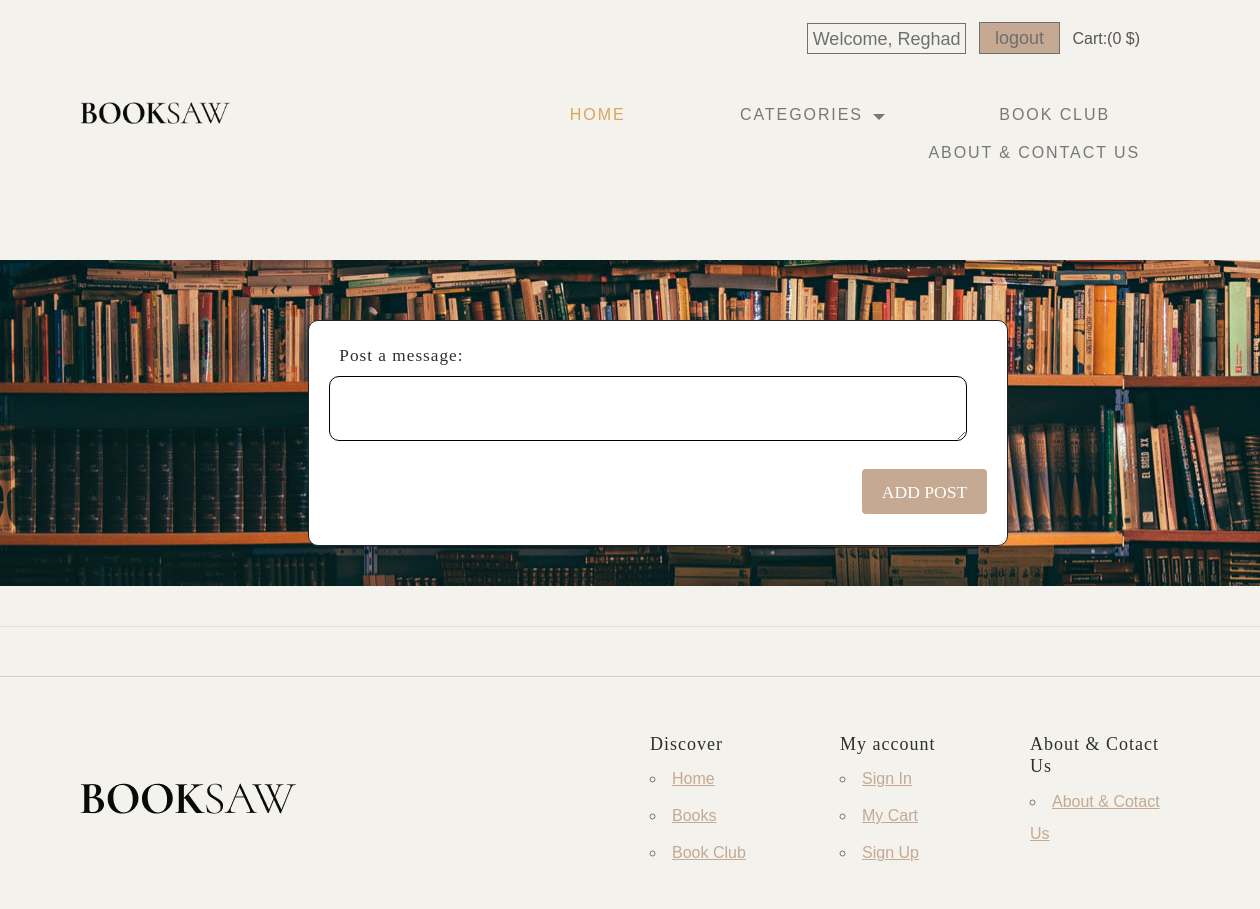
Before: /wall (signed in) with the older database file.
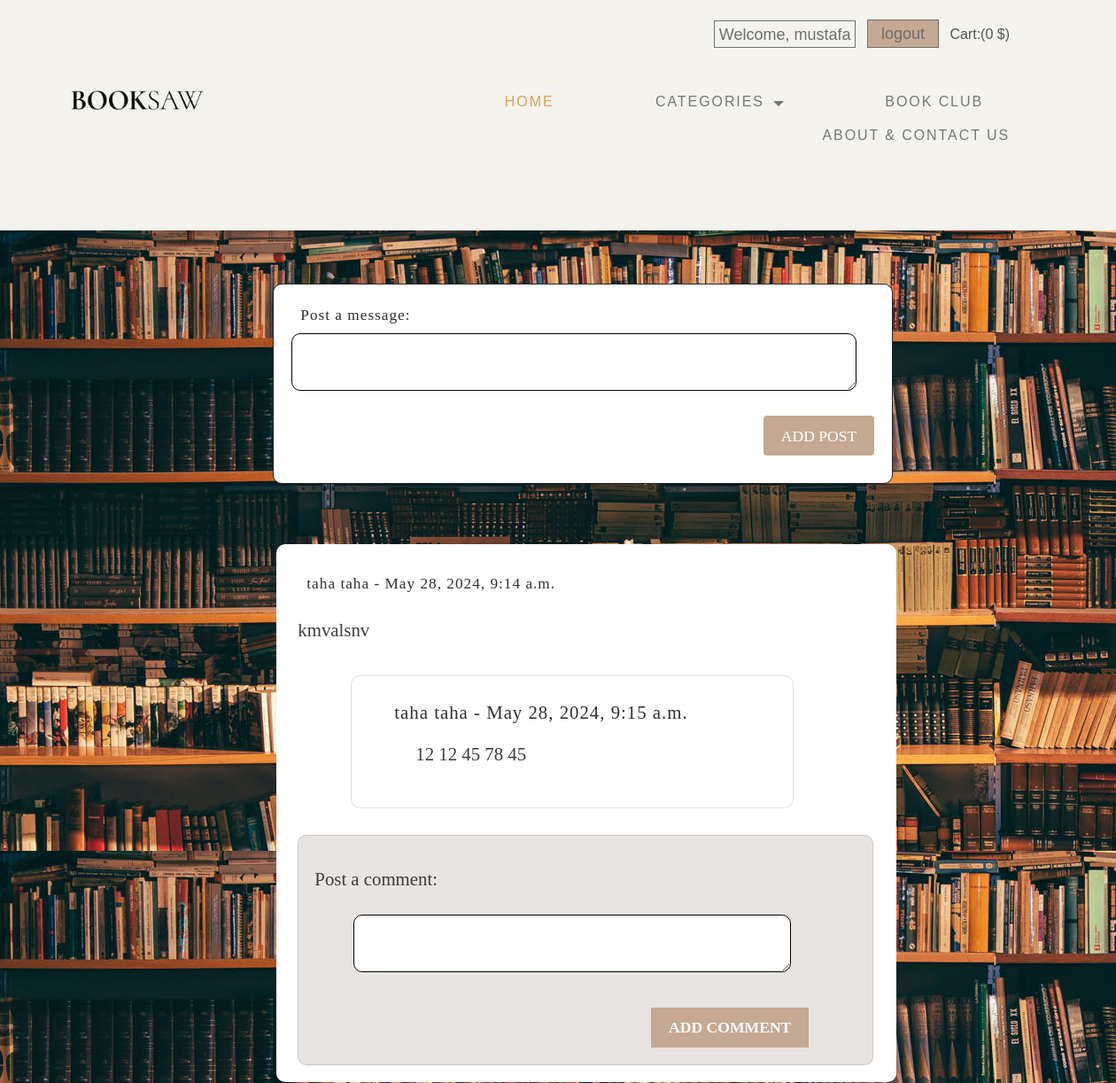
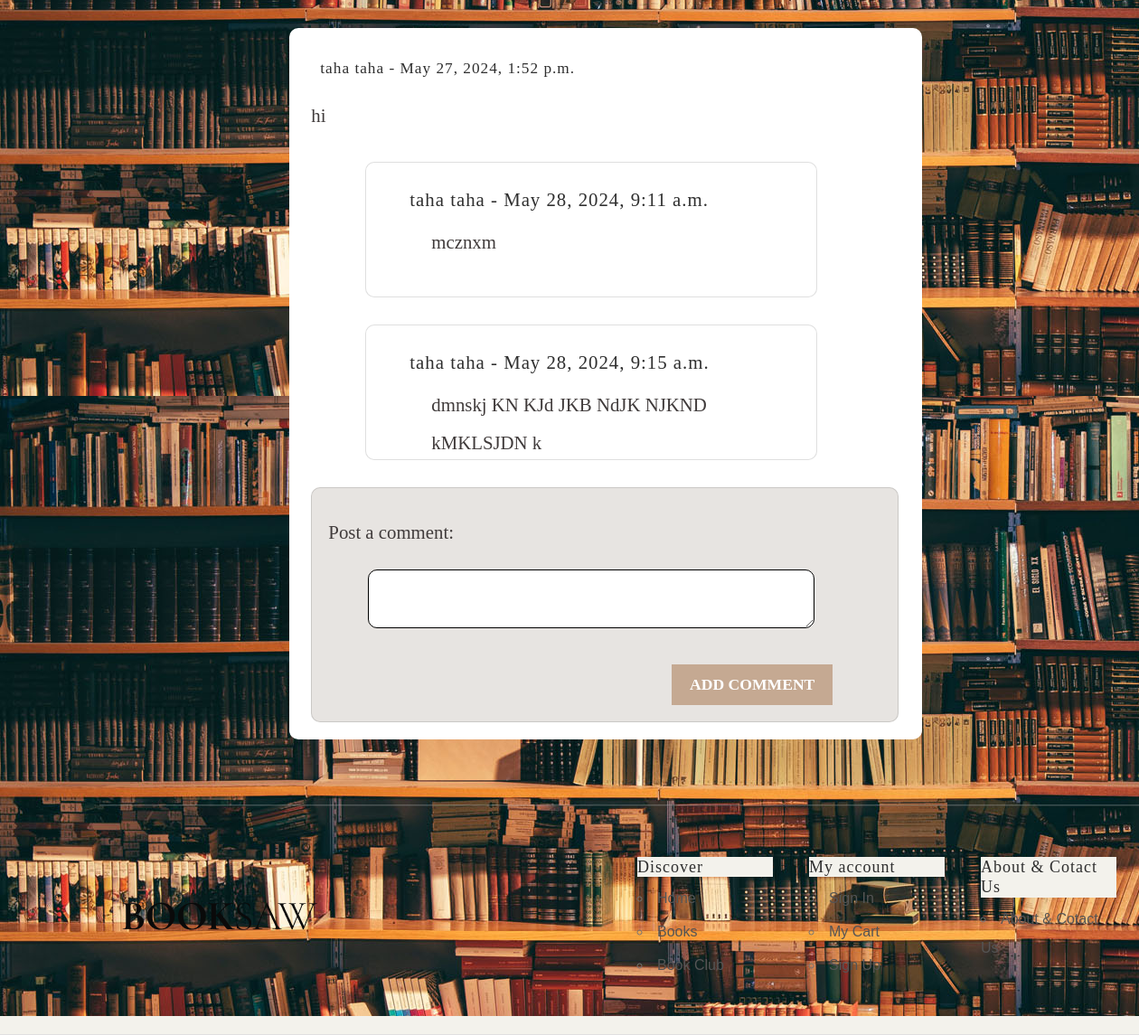
After: the same page with the newer database file (2 pictures, top to bottom).
### store_app/models.py (models this page shows)
class User(models.Model):
    first_name = models.CharField(max_length=45)
    last_name = models.CharField(max_length=45)
    email = models.CharField(max_length=128)
    password = models.CharField(max_length=64)
    birthday = models.DateField(null=True)
    gender = models.CharField(max_length=7)
    created_at = models.DateTimeField(auto_now_add=True)
    updated_at = models.DateTimeField(auto_now=True)
    objects = UserManager()

class Post(models.Model):
    message = models.TextField()
    created_at = models.DateTimeField(auto_now_add=True)
    updated_at = models.DateTimeField(auto_now=True)
    user = models.ForeignKey(User, related_name='posts', on_delete=models.CASCADE)
    objects = PostManager()

class Comment(models.Model):
    message = models.TextField()
    created_at = models.DateTimeField(auto_now_add=True)
    updated_at = models.DateTimeField(auto_now=True)
    user = models.ForeignKey(User, related_name='comments', on_delete=models.CASCADE)
    post = models.ForeignKey(Post, related_name='comments', on_delete=models.CASCADE)
    objects = CommentManger()

### store_app/views.py (the view)
# urls.py: path('wall',views.main_wall,name='wall'),
def main_wall(request):
    if not 'userID' in request.session:
        return redirect('/')
    data={
        "user":User.objects.get(id=request.session['userID']),
        "posts":Post.objects.all().order_by('-updated_at'),
    }
    return render(request,'wall_page.html',data)

### store_app/templates/wall_page.html (shortened to what this page needs)
<!DOCTYPE html>
<html lang="en">
<head>
  <link href="https://cdn.jsdelivr.net/npm/bootstrap@5.0.2/dist/css/bootstrap.min.css" rel="stylesheet"
>
  {% load static %}
  <link rel="stylesheet" href="{% static 'css/wall_page_style.css' %}">
  <link rel="stylesheet" type="text/css" href="{% static 'css/normalize.css' %}">
  <link rel="stylesheet" type="text/css" href="{% static '/css/vendor.css'%}">
  <link rel="stylesheet" type="text/css" href="{% static 'css/style1.css'%}">
</head>
<body style="background-color: #f3f2ec;">
  <div id="header-wrap">
    <div class="top-content">
      <div class="container">
        <div class="row">
          <div class="col-md-6">
          </div>
          <div class="col-md-6">
            <div class="right-element">
              <div class="right-element">
                {% if not 'userID' in request.session %}
                <a href="/login" class="user-account for-buy"><i class="icon icon-user"></i><span>Account</span></a>
                {% else %}
                <a id="account" href="/user/{{user.id}}">Welcome, {{user.first_name}}</a>
                <a id="logout" href="/logout" class="logoutbtn mx-2">logout</a>
                {% endif %}
              <a href="#" class="cart for-buy"><span>Cart:(0 $)</span></a>
            </div>
          </div>
        </div>
      </div>
    </div>
    <header id="header">
      <div class="container">
        <div class="row">
          <div class="col-md-2">
            <div class="main-logo">
              <a href="/"><img src="{% static 'images/main-logo.png'%}" alt="logo"></a>
            </div>
          </div>
          <div class="col-md-10">
            <nav id="navbar">
              <div class="main-menu stellarnav">
                <ul class="menu-list">
                                  <li class="menu-item active"><a href="/main" data-effect="Home">Home</a></li>
                                  <li class="menu-item has-sub">
                                      <a href="/category" class="nav-link" data-effect="Pages">Categories</a>
                                  </li>
                                  <li class="menu-item"><a href="/wall" class="nav-link" data-effect="Articles">Book Club</a></li>
                                  <li class="menu-item"><a href="/contact" class="nav-link" data-effect="About">About & Contact Us</a></li>
                </ul>
              </div>
            </nav>
          </div>
        </div>
      </div>
    </header>
  <div class="wallcontainer mt-5" style="padding-top: 100px; padding-left: 110px; background-image: url({% static 'images/blog-fullscreen-1-1920x700.jpg'%});">
    <div class="row justify-content-center">
      <div class="col-md-8">
        <div class="card border-dark p-1 h-100">
          <div class="card-body h-25">
            <h5 class="card-title mb-1 pt-1">Post a message:
            </h5>
            <form class="d-flex flex-column" action="/addPost" method="post">
              <textarea class="p-2 custom-textarea" name="post_message" id="post" rows="3"></textarea>
              <div class="d-flex justify-content-end">
                <button class="btn mt-1" type="submit">Add Post</button>
              </div>
            </form>
          </div>
        </div>
      </div>
    </div>
    {% for post in posts %}
    <div class="row justify-content-center mt-4">
      <div class="col-md-8">
        <div >
          <div class="card m-1" style="border: none;">
            <div class="card-body p-1 h-100">
              <div class="d-flex justify-content-between">
                <h5 class="card-title">{{ post.user.first_name }} {{ post.user.last_name }} - <span>{{ post.updated_at}}</span></h5>
              </div>
              <p class="mt-2">{{ post.message }}</p>
              <div class="row mt-3">
                {% for comment in post.comments.all %}
              <div class="col-md-8">
                <div class="card" style="width: 500px; height: 150px; margin-bottom: 40px; margin-left: 60px;">
                  <div class="card-body p-1">
                    <h5 class="card-title pt-1 px-4">{{ comment.user.first_name }} {{ comment.user.last_name }} -
                      <span>{{ comment.updated_at }}</span>
                    </h5>
                    <p class="mx-5"> {{ comment.message }}</p>
                  </div>
                </div>
              </div>
              {% endfor %}
              <div class="col-md-8" >
                <div class="card card-bg-custom" style="text-align: start; background-color:#e7e4e1 ; padding-left: 10px; border-radius: 10px; height: 260px; padding-bottom: 50px; margin-top: -10px;">
                  <div class="card-body p-1">
                    <p class="card-title pt-1 px-1 p-1">Post a comment:
                    </p>
                    <form class="d-flex flex-column mx-5 my-3" action="/addComment/{{ post.id }}" method="post">
                      <textarea class="custom-textarea" name="comment_message" id="comment" rows="3"></textarea>
                      <div class="d-flex justify-content-end">
                        <button class="mybtn mt-3" type="submit">Add Comment</button>
                      </div>
                    </form>
                  </div>
                </div>
              </div>
            </div>
          </div>
        </div>
      </div>
    </div>
    {% endfor %}
  </div>
  <div class="page-bottom-margin"></div>
  </div>
  <hr>
  <footer id="footer">
    <div class="container">
      <div class="row">
        <div class="col-md-4">
          <div class="footer-item">
            <div class="company-brand">
              <img src="{% static 'images/main-logo.png'%}" alt="logo" id="footer-logo" class="footer-logo">
            </div>
          </div>
        </div>
        <div class="col-md-2">
        </div>
        <div class="col-md-2">
          <div class="footer-menu">
            <h5 class="footer-title">Discover</h5>
            <ul class="menu-list">
              <li class="menu-item">
                <a href="/main">Home</a>
              </li>
              <li class="menu-item">
                <a href="/category">Books</a>
              </li>
              <li class="menu-item">
                <a href="/wall">Book Club</a>
              </li>
            </ul>
          </div>
        </div>
        <div class="col-md-2">
          <div class="footer-menu">
            <h5 class="footer-title">My account</h5>
            <ul class="menu-list">
              <li class="menu-item">
                <a href="/login">Sign In</a>
              </li>
              <li class="menu-item">
                <a href="#">My Cart</a>
              </li>
              <li class="menu-item">
                <a href="/register">Sign Up</a>
              </li>
            </ul>
          </div>
        </div>
        <div class="col-md-2">
          <div class="footer-menu">
            <h5 class="footer-title">About & Cotact Us</h5>
            <ul class="menu-list">
              <li class="menu-item">
                <a href="/contact">About & Cotact Us</a>
              </li>
            </ul>
          </div>
        </div>
      </div>
    </div>
  </footer>
</body>
</html>

### store_app/static/css/wall_page_style.css (style rules this page uses)
h5.card-title, .mypost { align-items: center; padding: 10px 10px 5px 10px; background-color: white; }
.card { background-color: white; font-family: 'Times New Roman', Times, serif; font-size: 1.3rem; color: rgb(64, 59, 59); border-radius: 10px; width: 700px; margin-right: 10px; margin-top: -10px; margin-bottom: -5px; box-sizing: border-box; padding: 20px; }
.card.border-dark { margin-top: -40px; }
.card-bg-custom { background-color: white; font-family: 'Times New Roman', Times, serif; margin-top: -15px; text-align: center; padding-top: 20px; font-size: 1.3rem; height: 100%; color: rgb(64, 59, 59); border-radius: 10px; width: 650px; margin-right: 10px; box-sizing: border-box; }
.mybtn, .btn { background-color: #c5a992; font: bold; color: white; border: none; padding: 10px 20px; font-family: Georgia, 'Times New Roman', Times, serif; cursor: pointer; font-size: 1.1rem; height: 45px; }
.custom-textarea { width: calc(100% - 20px); padding: 10px; border: 1px solid rgb(0, 0, 0); border-radius: 10px; font-size: 1.2rem; }
.page-bottom-margin { height: 20px; }
body { background: lightgray; margin: 0; }

Changed rows visible on the page:
changed User: first_name "Reghad" → "mustafa"
added Post: user.first_name "taha", user.last_name "taha", updated_at "May 28, 2024, 9:14 a.m.", message "kmvalsnv"
added Comment: user.first_name "taha", user.last_name "taha", updated_at "May 28, 2024, 9:15 a.m.", message "12 12 45 78 45"
added Post: user.first_name "taha", user.last_name "taha", updated_at "May 27, 2024, 1:52 p.m.", message "hi"
added Comment: user.first_name "taha", user.last_name "taha", updated_at "May 28, 2024, 9:11 a.m.", message "mcznxm"
added Comment: user.first_name "taha", user.last_name "taha", updated_at "May 28, 2024, 9:15 a.m.", message "dmnskj KN KJd JKB NdJK NJKND kMKLSJDN k"
